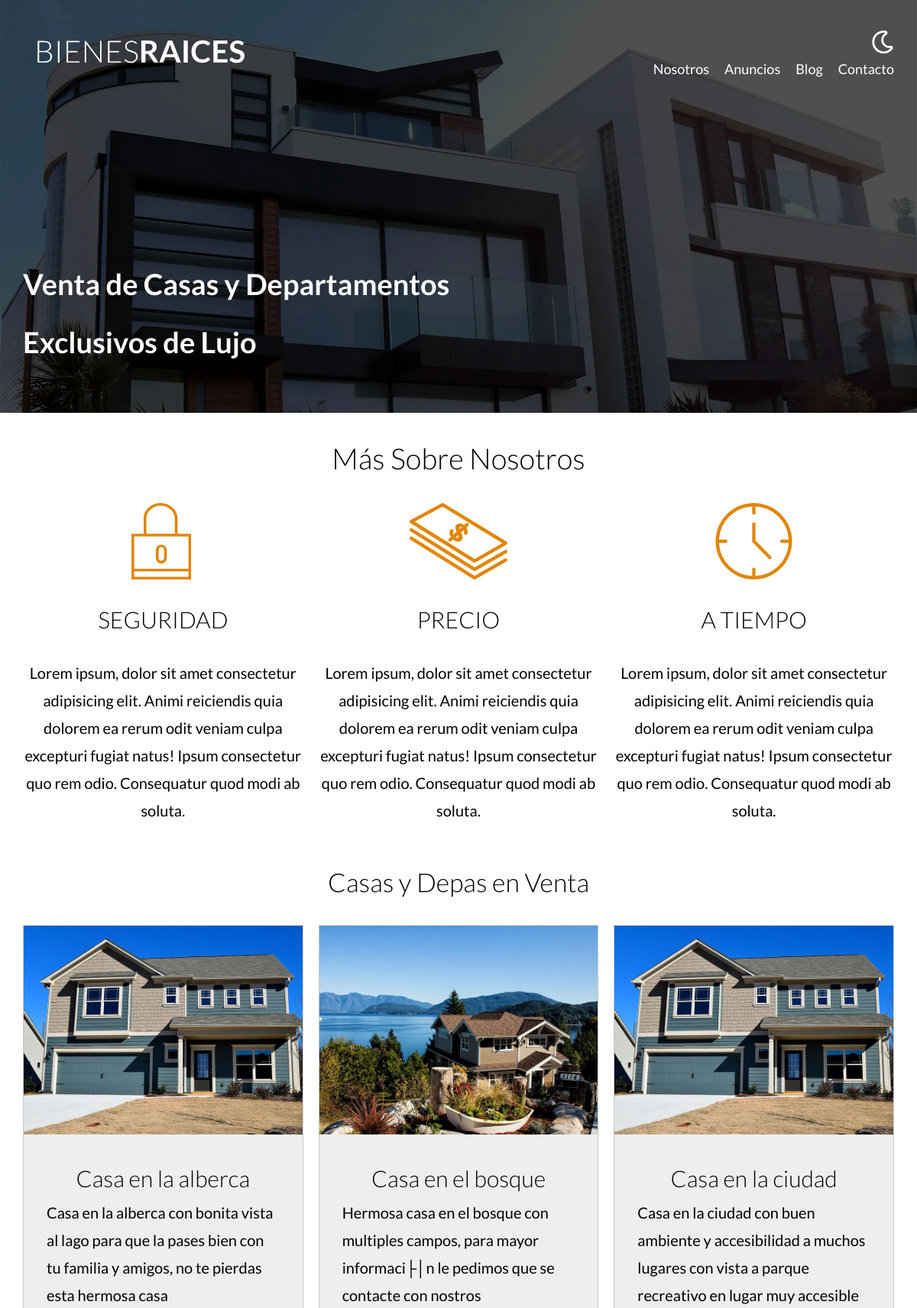
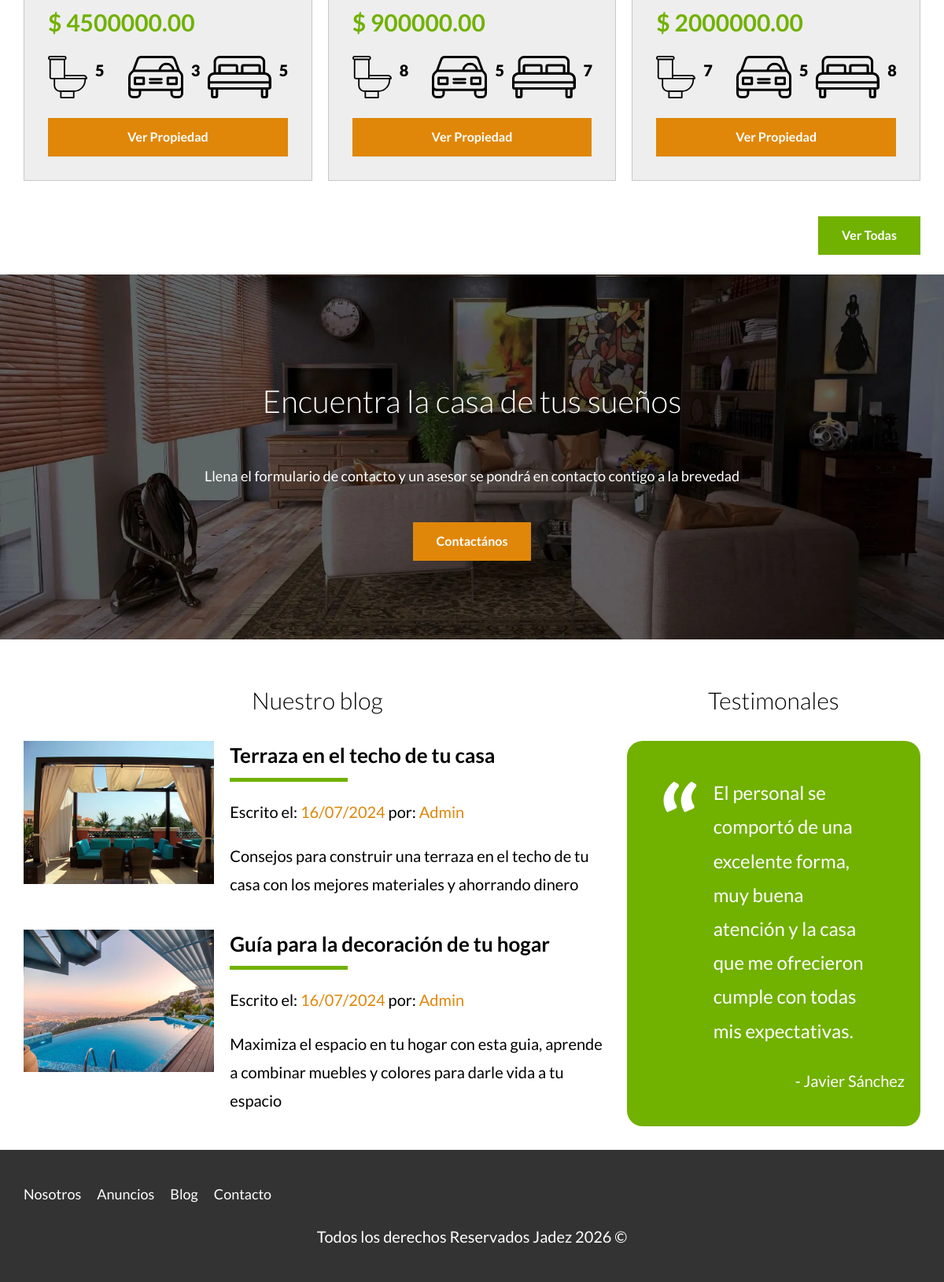
The page / on the database its author committed (2 pictures, top to bottom).
### tables this page shows
CREATE TABLE `propiedades`  (
  `id` int NOT NULL AUTO_INCREMENT,
  `titulo` varchar(45) NULL DEFAULT NULL,
  `precio` decimal(10, 2) NULL DEFAULT NULL,
  `imagen` varchar(200) NULL DEFAULT NULL,
  `descripcion` longtext NULL,
  `habitaciones` int NULL DEFAULT NULL,
  `wc` int NULL DEFAULT NULL,
  `estacionamiento` int NULL DEFAULT NULL,
  `creado` date NULL DEFAULT NULL,
  `vendedores_id` int NOT NULL,
  PRIMARY KEY (`id`) USING BTREE,
  INDEX `fk_propiedades_vendedores_idx`(`vendedores_id` ASC) USING BTREE,
  CONSTRAINT `fk_propiedades_vendedores` FOREIGN KEY (`vendedores_id`) REFERENCES `vendedores` (`id`) ON DELETE RESTRICT ON UPDATE RESTRICT
);

### controllers/PaginasController.php (called while the page is built, shortened)
<?php
class PaginasController
{
    public static function index(Router $router)
    {
        $propiedades = Propiedad::get(3);
        $inicio = true;
        $router->render('paginas/index', [
            'propiedades' => $propiedades,
            'inicio' => $inicio
        ]);
    }
}

### public/index.php (called while the page is built, shortened)
<?php
$router = new Router();
$router->get('/propiedades/admin', [PropiedadController::class, 'index']);
$router->get('/propiedades/crear', [PropiedadController::class, 'crear']);
$router->post('/propiedades/crear', [PropiedadController::class, 'crear']);
$router->get('/propiedades/actualizar', [PropiedadController::class, 'actualizar']);
$router->post('/propiedades/actualizar', [PropiedadController::class, 'actualizar']);
$router->post('/propiedades/eliminar', [PropiedadController::class, 'eliminar']);
$router->get('/vendedores/admin', [VendedorController::class, 'index']);
$router->get('/vendedores/crear', [VendedorController::class, 'crear']);
$router->post('/vendedores/crear', [VendedorController::class, 'crear']);
$router->get('/vendedores/actualizar', [VendedorController::class, 'actualizar']);
$router->post('/vendedores/actualizar', [VendedorController::class, 'actualizar']);
$router->post('/vendedores/eliminar', [VendedorController::class, 'eliminar']);
$router->get('/', [PaginasController::class, 'index']);
$router->get('/nosotros', [PaginasController::class, 'nosotros']);
$router->get('/propiedades', [PaginasController::class, 'propiedades']);
$router->get('/propiedad', [PaginasController::class, 'propiedad']);
$router->get('/blog', [PaginasController::class, 'blog']);
$router->get('/entrada', [PaginasController::class, 'entrada']);
$router->get('/contacto', [PaginasController::class, 'contacto']);
$router->post('/contacto', [PaginasController::class, 'contacto']);
$router->get('/login', [LoginController::class, 'login']);
$router->post('/login', [LoginController::class, 'login']);
$router->get('/logout', [LoginController::class, 'logout']);
$router->comprobarRutas();

### models/ActiveRecord.php (called while the page is built, shortened)
<?php
class ActiveRecord
{
    protected static $db;
    protected static $tabla = '';
    public static function setDB($database, $url)
    {
        self::$db = $database;
    }
    public static function get($cantidad)
    {
        $query = "SELECT * FROM " . static::$tabla . ' LIMIT ' . $cantidad;
        $resultado = self::consultarSQL($query);
        return $resultado;
    }
    public static function consultarSQL($query)
    {
        $resultado = self::$db->query($query);
        $array = [];
        while ($registro = $resultado->fetch_assoc()) {
            $array[] = static::crearObjeto($registro);
        }
        return $array;
    }
    protected static function crearObjeto($registro)
    {
        $objeto = new static;
        foreach ($registro as $key => $value) {
            if (property_exists($objeto, $key)) {
                $objeto->$key = $value;
            }
        }
        return $objeto;
    }
}

### views/paginas/listado.php (the view)
<div class="contenedor-anuncios">
    <?php foreach ($propiedades as $propiedad): ?>
        <div class="anuncio">
            <img loading="lazy" src="/imagenes/<?php echo $propiedad->imagen; ?>" alt="anuncio">
            <div class="contenido-anuncio">
                <h3><?php echo $propiedad->titulo; ?></h3>
                <p><?php echo $propiedad->descripcion; ?></p>
                <p class="precio">$ <?php echo $propiedad->precio; ?></p>
                <ul class="iconos-caracteristicas">
                    <li>
                        <img class="icono" loading="lazy" src="/build/img/icono_wc.svg" alt="icono wc">
                        <p><?php echo $propiedad->wc; ?></p>
                    </li>
                    <li>
                        <img class="icono" loading="lazy" src="/build/img/icono_estacionamiento.svg" alt="icono estacionamiento">
                        <p><?php echo $propiedad->estacionamiento; ?></p>
                    </li>
                    <li>
                        <img class="icono" loading="lazy" src="/build/img/icono_dormitorio.svg" alt="icono dormitorio">
                        <p><?php echo $propiedad->habitaciones; ?></p>
                    </li>
                </ul>
                <a href="/propiedad?id=<?php echo $propiedad->id; ?>" class="boton boton-amarillo-block">
                    Ver Propiedad
                </a>
            </div>
        </div>
    <?php
    endforeach;
    ?>
</div>

### views/paginas/index.php
<main class="contenedor seccion">
    <h1>Más Sobre Nosotros</h1>
    <?php include 'iconos.php'; ?>
</main>
<section class="seccion contenedor">
    <h2>Casas y Depas en Venta</h2>
    <?php include "listado.php"; ?>
    <div class="alinear-derecha">
        <a href="/propiedades" class="boton-verde">
            Ver Todas
        </a>
    </div>
</section>
<section class="imagen-contacto">
    <h2>Encuentra la casa de tus sueños</h2>
    <p>Llena el formulario de contacto y un asesor se pondrá en contacto contigo a la brevedad</p>
    <a href="/contacto" class="boton-amarillo">Contactános</a>
</section>
<div class="contenedor seccion seccion-inferior">
    <section class="blog">
        <h3>Nuestro blog</h3>
        <article class="entrada-blog">
            <div class="imagen">
                <picture>
                    <source srcset="/build/img/blog1.webp" type="image/webp">
                    <source srcset="/build/img/blog1.jpg" type="image/jpeg">
                    <img loading="lazy" src="/build/img/blog1.jpg" alt="Imagen de blog">
                </picture>
            </div>
            <div class="texto-entrada">
                <a href="/entrada">
                    <h4>Terraza en el techo de tu casa</h4>
                    <p class="informacion-meta">Escrito el: <span>16/07/2024</span> por: <span>Admin</span> </p>
                    <p>
                        Consejos para construir una terraza en el techo de tu casa con los mejores
                        materiales y ahorrando dinero
                    </p>
                </a>
            </div>
        </article>
        <article class="entrada-blog">
            <div class="imagen">
                <picture>
                    <source srcset="/build/img/blog2.webp" type="image/webp">
                    <source srcset="/build/img/blog2.jpg" type="image/jpeg">
                    <img loading="lazy" src="/build/img/blog2.jpg" alt="Imagen de blog">
                </picture>
            </div>
            <div class="texto-entrada">
                <a href="/entrada">
                    <h4>Guía para la decoración de tu hogar</h4>
                    <p class="informacion-meta">Escrito el: <span>16/07/2024</span> por: <span>Admin</span> </p>
                    <p>
                        Maximiza el espacio en tu hogar con esta guia, aprende a combinar muebles y
                        colores para darle vida a tu espacio
                    </p>
                </a>
            </div>
        </article>
    </section>
    <section class="testimoniales">
        <h3>Testimonales</h3>
        <div class="testimonial">
            <blockquote>
                El personal se comportó de una excelente forma, muy buena atención y la casa que me
                ofrecieron cumple con todas mis expectativas.
            </blockquote>
            <p>- Javier Sánchez</p>
        </div>
    </section>
</div>

### views/paginas/iconos.php
<div class="iconos-nosotros">
    <div class="icono">
        <img src="/build/img/icono1.svg" alt="Icono seguridad" loading="lazy">
        <h3>Seguridad</h3>
        <p>
            Lorem ipsum, dolor sit amet consectetur adipisicing elit. Animi reiciendis quia dolorem ea rerum
            odit veniam culpa excepturi fugiat natus! Ipsum consectetur quo rem odio. Consequatur quod modi ab
            soluta.
        </p>
    </div>
    <div class="icono">
        <img src="/build/img/icono2.svg" alt="Icono precio" loading="lazy">
        <h3>Precio</h3>
        <p>
            Lorem ipsum, dolor sit amet consectetur adipisicing elit. Animi reiciendis quia dolorem ea rerum
            odit veniam culpa excepturi fugiat natus! Ipsum consectetur quo rem odio. Consequatur quod modi ab
            soluta.
        </p>
    </div>
    <div class="icono">
        <img src="/build/img/icono3.svg" alt="Icono tiempo" loading="lazy">
        <h3>A Tiempo</h3>
        <p>
            Lorem ipsum, dolor sit amet consectetur adipisicing elit. Animi reiciendis quia dolorem ea rerum
            odit veniam culpa excepturi fugiat natus! Ipsum consectetur quo rem odio. Consequatur quod modi ab
            soluta.
        </p>
    </div>
</div>

### Router.php (shortened to what this page needs)
<?php
class Router
{
    public $rutasGET = [];
    public $rutasPOST = [];
    public function get($url, $fn)
    {
        $this->rutasGET[$url] = $fn;
    }
    public function post($url, $fn)
    {
        $this->rutasPOST[$url] = $fn;
    }
    public function comprobarRutas()
    {
        $url = $_SERVER['REQUEST_URI'] ?? '/';
        $urlActual = strtok($url, '?');
        $metodo =  $_SERVER['REQUEST_METHOD'];
        if ($metodo == "GET") {
            $fn = $this->rutasGET[$urlActual] ?? null;
        } else {
            $fn = $this->rutasPOST[$urlActual] ?? null;
        }
        if ($fn) {
            call_user_func($fn, $this);
        } else {
            echo "Pagina no encontrada";
        }
    }
    public function render($view, $datos = [])
    {
        include __DIR__ . "/views/$view.php";
        $contenido = ob_get_clean();
        include __DIR__ . "/views/layout.php";
    }
}

### views/layout.php (shortened to what this page needs)
<!DOCTYPE html>
<html lang="en">
<head>
    <link rel="stylesheet" href="/build/css/app.css">
</head>
<body>
    <header class="header <?php echo $inicio ? 'inicio' : ''; ?>">
        <div class="contenedor contenido-header">
            <div class="barra">
                <a href="/">
                    <img src="/build/img/logo.svg" alt="Logotipo de bienes raices">
                </a>
                <div class="derecha">
                    <img src="/build/img/dark-mode.svg" alt="Logo de modo oscuro" class="dark-mode-boton">
                    <nav class="navegacion">
                        <a href="/nosotros">Nosotros</a>
                        <a href="/propiedades">Anuncios</a>
                        <a href="/blog">Blog</a>
                        <a href="/contacto">Contacto</a>
                    </nav>
                </div>
            </div>
            <?php if ($inicio) { ?>
                <h1>Venta de Casas y Departamentos Exclusivos de Lujo</h1>
            <?php } ?>
        </div>
    </header>
    <?php echo $contenido; ?>
    <footer class="footer seccion">
        <div class="contenedor contenedor-footer">
            <nav class="navegacion">
                <a href="/nosotros">Nosotros</a>
                <a href="/propiedades">Anuncios</a>
                <a href="/blog">Blog</a>
                <a href="/contacto">Contacto</a>
            </nav>
        </div>
        <p class="copyright">Todos los derechos Reservados Jadez <?php echo date('Y'); ?> &copy;</p>
    </footer>
</body>
</html>

### rows shown on the page
propiedades: imagen (picture), titulo "Casa en la alberca", descripcion "Casa en la alberca con bonita vista al lago para que la pases bien con tu familia y amigos, no te pierdas esta hermosa casa", precio "4500000.00", wc "5", estacionamiento "3", habitaciones "5"
propiedades: imagen (picture), titulo "Casa en el bosque", descripcion "Hermosa casa en el bosque con multiples campos, para mayor informaci├│n le pedimos que se contacte con nostros", precio "900000.00", wc "8", estacionamiento "5", habitaciones "7"
propiedades: imagen (picture), titulo "Casa en la ciudad", descripcion "Casa en la ciudad con buen ambiente y accesibilidad a muchos lugares con vista a parque recreativo en lugar muy accesible", precio "2000000.00", wc "7", estacionamiento "5", habitaciones "8"
